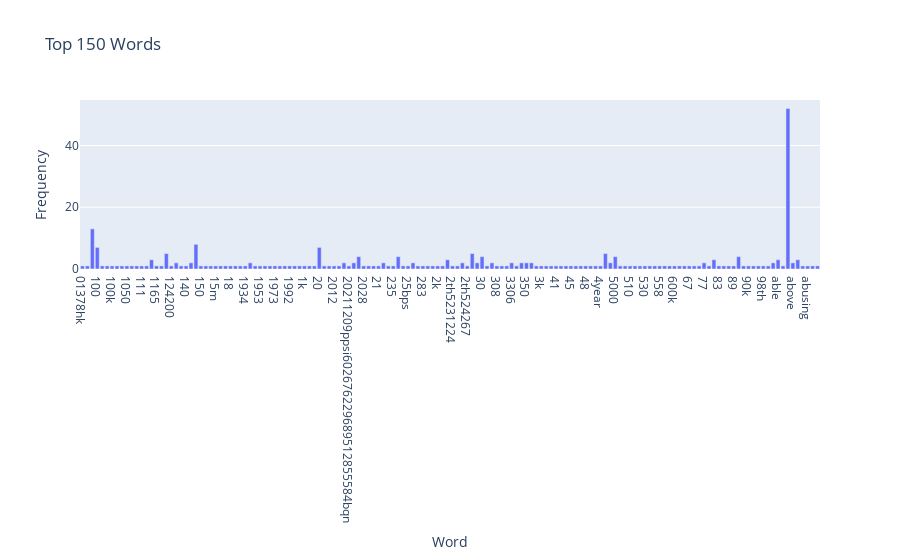

The cell this chart's notebook holds for it:
### Code cell
# plot the frequencies of the first 150 terms by plotly
import plotly.express as px

words = count_vect.get_feature_names_out()[:150]
counts = term_frequencies[:150]

fig = px.bar(x=words, y=counts, 
             labels={'x': 'Word', 'y': 'Frequency'}, 
             title='Top 150 Words')
fig.show()

### Figure 1 — Plotly figure (JSON) as saved in the notebook; plotly's stock layout.template omitted (floating-point values rounded to 4 significant figures; data arrays with more than 128 entries replaced by an {"elided": "..."} marker saying what was removed)
{"data": [{"hovertemplate": "Word=%{x}<br>Frequency=%{y}<extra></extra>", "legendgroup": "", "marker": {"color": "#636efa", "pattern": {"shape": ""}}, "name": "", "orientation": "v", "showlegend": false, "textposition": "auto", "type": "bar", "x": {"elided": "150 str values"}, "xaxis": "x", "y": {"elided": "150 int values"}, "yaxis": "y"}], "layout": {"barmode": "relative", "legend": {"tracegroupgap": 0}, "title": {"text": "Top 150 Words"}, "xaxis": {"anchor": "y", "domain": [0, 1], "title": {"text": "Word"}}, "yaxis": {"anchor": "x", "domain": [0, 1], "title": {"text": "Frequency"}}}}
